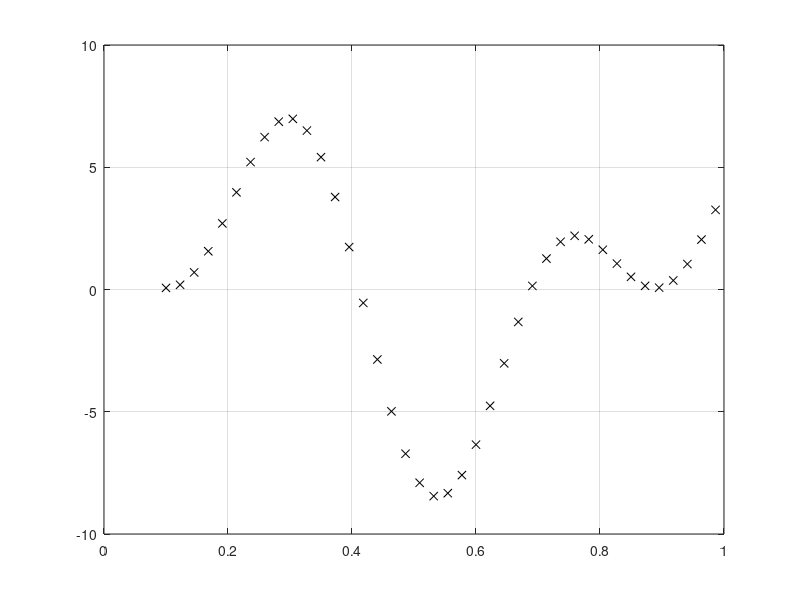

This figure's MATLAB source:
clc;

    % žingsnis:
    n = 0.1;

% Aproksimavimo intervalas:
x = 0.1:1/44:1;
fprintf("x:"); disp(x);

% Aproksimuojamoji funkcija (tikrosios vertės):
d = 5*sin(8*x) + 4*cos(16*x + pi/3);
fprintf("d:"); disp(d);

plot(x, d, 'kx'); grid;

% Pasirenku naudoti 4 neuronų paslėptąjį sl.

% Pradines koeficientų reikšmes imu atsitiktines:
w1_11_n0 = rand(1);  b1_1_n0  = rand(1);
w1_21_n0 = rand(1);  b1_2_n0  = rand(1);
w1_31_n0 = rand(1);  b1_3_n0  = rand(1);
w1_41_n0 = rand(1);  b1_4_n0  = rand(1);
w1_51_n0 = rand(1);  b1_5_n0  = rand(1);
w1_61_n0 = rand(1);  b1_6_n0  = rand(1);

w2_11_n0 = rand(1);
w2_12_n0 = rand(1);
w2_13_n0 = rand(1);
w2_14_n0 = rand(1);
w2_15_n0 = rand(1);
w2_16_n0 = rand(1);
b2_1_n0  = rand(1);

% Skaičiuoju tinklo atsaką,
y = zeros(1, length(x));
% ... ir kiekvienos iteracijos klaidas,
e = zeros(1, length(x));

for i=1:length(x)
    % paslėptojo sl. neuronų įėjimai:
    v1 = x(i) * w1_11_n0 + b1_1_n0;
    v2 = x(i) * w1_21_n0 + b1_2_n0;
    v3 = x(i) * w1_31_n0 + b1_3_n0;
    v4 = x(i) * w1_41_n0 + b1_4_n0;
    v5 = x(i) * w1_51_n0 + b1_5_n0;
    v6 = x(i) * w1_61_n0 + b1_6_n0;

    % ... jų išėjimai:
    y1 = tanh(v1);
    y2 = tanh(v2);
    y3 = tanh(v3);
    y4 = tanh(v4);
    y5 = tanh(v5);
    y6 = tanh(v6);

    % iš. sl. neurono išėjimas:
    y(i) = y1 * w2_11_n0 + ...
           y2 * w2_12_n0 + ...
           y3 * w2_13_n0 + ...
           y4 * w2_14_n0 + ...
           y5 * w2_15_n0 + ...
           y6 * w2_16_n0 + ...
                b2_1_n0;

    % iteracijos klaida:
    e(i) = d(i) - y(i);

    % sumatoriaus aktyvavimo funkcija = v;
    % jos išvestinė (pagal v) = 1;

    % imame tikslo funkciją = e^2/2;
    % jos išvestinė (pagal e) = e;

    % išėjimo sl. gradientas:
    delta2 = 1 * e(i);

    % išėjimo sl. koeficientai (tikslinimas):
    w2_11_n1 = w2_11_n0 + n * delta2 * y1;
    w2_12_n1 = w2_12_n0 + n * delta2 * y2;
    w2_13_n1 = w2_13_n0 + n * delta2 * y3;
    w2_14_n1 = w2_14_n0 + n * delta2 * y4;
    w2_15_n1 = w2_15_n0 + n * delta2 * y5;
    w2_16_n1 = w2_16_n0 + n * delta2 * y6;
    b2_1_n1  = b2_1_n0  + n * delta2;

    % paslėptojo sl. gradientai:
        % phi(v)=tanh(v) išvestinė (pagal v) = (1 - y * y);
    delta1_1 = (1 - y(i) * y(i)) * delta2 * w2_11_n0;
    delta1_2 = (1 - y(i) * y(i)) * delta2 * w2_12_n0;
    delta1_3 = (1 - y(i) * y(i)) * delta2 * w2_13_n0;
    delta1_4 = (1 - y(i) * y(i)) * delta2 * w2_14_n0;
    delta1_5 = (1 - y(i) * y(i)) * delta2 * w2_15_n0;
    delta1_6 = (1 - y(i) * y(i)) * delta2 * w2_16_n0;

    % paslėptojo sl. koeficientai (tikslinimas):
    w1_11_n0 = w1_11_n0 + n * delta1_1 * x(i);
    w1_21_n0 = w1_21_n0 + n * delta1_2 * x(i);
    w1_31_n0 = w1_31_n0 + n * delta1_3 * x(i);
    w1_41_n0 = w1_41_n0 + n * delta1_4 * x(i);
    w1_51_n0 = w1_51_n0 + n * delta1_5 * x(i);
    w1_61_n0 = w1_61_n0 + n * delta1_6 * x(i);

    b1_1_n0  = b1_1_n0  + n * delta1_1;
    b1_2_n0  = b1_2_n0  + n * delta1_2;
    b1_3_n0  = b1_3_n0  + n * delta1_3;
    b1_4_n0  = b1_4_n0  + n * delta1_4;
    b1_5_n0  = b1_5_n0  + n * delta1_5;
    b1_6_n0  = b1_6_n0  + n * delta1_6;

    % atnaujintus koeficientus įrašome į senųjų vietą (jau nebeverta saugoti):
    w2_11_n0 = w2_11_n1;
    w2_12_n0 = w2_12_n1;
    w2_13_n0 = w2_13_n1;
    w2_14_n0 = w2_14_n1;
    w2_15_n0 = w2_15_n1;
    w2_16_n0 = w2_16_n1;
    b2_1_n0  = b2_1_n1;

    %% galimai šito nereikės, kadangi gradientų skaičiavimui reikalingos
    %% senosios w-vertės panaudotos prieš jų atnaujinimą
    %% (sugrupavus delta1_* skaičiavimus kartu, aukščiau).
    %% w1_11_n0 = w1_11_n1;
end

fprintf("y:"); disp(y);
fprintf("e:"); disp(e);

% patikrinkime perceptrono veiksnumą:

x(i) = 0.7612; % tada y turėtų būti:
d(i) = 2.198;

    v1 = x(i) * w1_11_n0 + b1_1_n0;
    v2 = x(i) * w1_21_n0 + b1_2_n0;
    v3 = x(i) * w1_31_n0 + b1_3_n0;
    v4 = x(i) * w1_41_n0 + b1_4_n0;
    v5 = x(i) * w1_51_n0 + b1_5_n0;
    v6 = x(i) * w1_61_n0 + b1_6_n0;

    % ... jų išėjimai:
    y1 = tanh(v1);
    y2 = tanh(v2);
    y3 = tanh(v3);
    y4 = tanh(v4);
    y5 = tanh(v5);
    y6 = tanh(v6);

    % iš. sl. neurono išėjimas:
    y(i) = y1 * w2_11_n0 + ...
           y2 * w2_12_n0 + ...
           y3 * w2_13_n0 + ...
           y4 * w2_14_n0 + ...
           y5 * w2_15_n0 + ...
           y6 * w2_16_n0 + ...
                b2_1_n0;

    % iteracijos klaida:
    e(i) = d(i) - y(i);

fprintf("x = %f, d = %f, aproksimuotas y = %f, paklaida e = %f.\n", x(i), d(i), y(i), e(i));
% kai x=0.7612, gauname y=1.212585 (vietoj 2.198)

fprintf("Pabaiga.\n");
